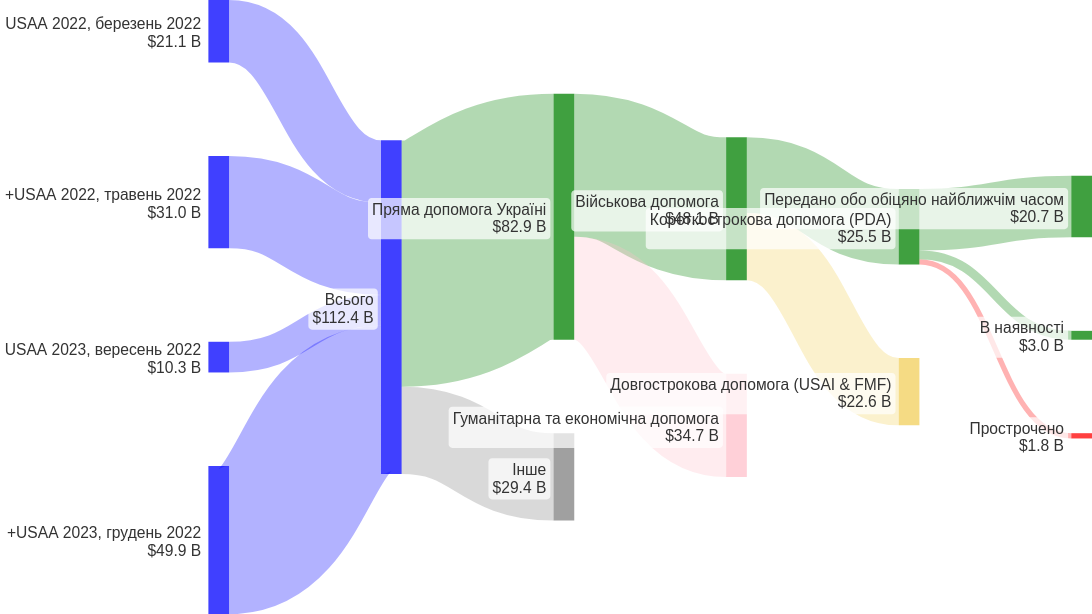

Source (Vega-Lite JSON):
### Vega specification from a JSON file in a GitHub repository (floating-point values rounded to 4 significant figures)
{"$schema": "https://vega.github.io/schema/vega/v5.json", "autosize": {"type": "fit", "contains": "padding"}, "signals": [{"name": "width", "init": "containerSize()[0]", "on": [{"events": "window:resize", "update": "containerSize()[0]"}]}, {"name": "height", "init": "containerSize()[0]/16*9", "on": [{"events": "window:resize", "update": "containerSize()[0]/16*9"}]}, {"name": "fontSize", "init": "containerSize()[0]/70", "on": [{"events": "window:resize", "update": "containerSize()[0]/70"}]}, {"name": "standardGap", "value": 14, "description": "Gap as a percentage of full domain"}, {"name": "base", "value": "center", "description": "How to stack(center or zero)"}], "data": [{"name": "entries", "format": {"type": "csv", "parse": {"category": "string", "stack": "number", "sort": "number", "labels": "string"}, "delimiter": ","}, "values": "category,stack,sort,labels\r\n\"USAA 2022, березень 2022\",1,1,left\r\n\"+USAA 2022, травень 2022\",1,2,left\r\n\"USAA 2023, вересень 2022\",1,3,left\r\n\"+USAA 2023, грудень 2022\",1,4,left\r\nВсього,2,1,left\r\nПряма допомога Україні,3,1,left\r\nІнше,3,2,left\r\nВійськова допомога,4,1,left\r\nГуманітарна та економічна допомога,4,2,left\r\nКороткострокова допомога (PDA),5,1,left\r\nДовгострокова допомога (USAI & FMF),5,2,left\r\nПередано обо обіцяно найближчім часом,6,1,left\r\nВ наявності,6,2,left\r\nПрострочено,6,3,left"}, {"name": "connections", "format": {"type": "csv", "parse": {"source": "string", "destination": "string", "value": "number"}, "delimiter": ","}, "values": "source,value,destination\r\n\"USAA 2022, березень 2022\",21.0783,Всього\r\n\"USAA 2023, вересень 2022\",10.337,Всього\r\n\"+USAA 2022, травень 2022\",31.048,Всього\r\n\"+USAA 2023, грудень 2022\",49.9343,Всього\r\nВсього,82.87,Пряма допомога Україні\r\nВсього,29.4013,Інше\r\nПряма допомога Україні,48.15,Військова допомога\r\nПряма допомога Україні,34.72,Гуманітарна та економічна допомога\r\nВійськова допомога,25.5,Короткострокова допомога (PDA)\r\nВійськова допомога,22.65,Довгострокова допомога (USAI & FMF)\r\nКороткострокова допомога (PDA),20.735,Передано обо обіцяно найближчім часом\r\nКороткострокова допомога (PDA),1.775,Прострочено\r\nКороткострокова допомога (PDA),2.99,В наявності"}, {"name": "preStacks", "source": "connections", "transform": [{"type": "formula", "as": "end", "expr": "['source','destination']"}, {"type": "formula", "as": "name", "expr": "[datum.source,datum.destination]"}, {"type": "project", "fields": ["end", "name", "value"]}, {"type": "flatten", "fields": ["end", "name"]}, {"type": "aggregate", "fields": ["value"], "groupby": ["end", "name"], "ops": ["sum"], "as": ["value"]}, {"type": "aggregate", "fields": ["value"], "groupby": ["name"], "ops": ["max"], "as": ["value"]}]}, {"name": "stacks", "source": "preStacks", "transform": [{"type": "lookup", "from": "entries", "key": "category", "values": ["stack", "sort", "gap", "labels"], "fields": ["name"], "as": ["stack", "sort", "gap", "labels"]}, {"type": "formula", "as": "gap", "expr": "datum.gap?datum.gap:0"}]}, {"name": "maxValue", "source": ["stacks"], "transform": [{"type": "aggregate", "fields": ["value"], "groupby": ["stack"], "ops": ["sum"], "as": ["value"]}, {"type": "aggregate", "fields": ["value"], "ops": ["max"], "as": ["value"]}]}, {"name": "plottedStacks", "source": ["stacks"], "transform": [{"type": "formula", "as": "spacer", "expr": "(data('maxValue')[0].value/(100 * .5))*(standardGap+datum.gap)"}, {"type": "formula", "as": "type", "expr": "['data','spacer']"}, {"type": "formula", "as": "spacedValue", "expr": "[datum.value,datum.spacer]"}, {"type": "flatten", "fields": ["type", "spacedValue"]}, {"type": "stack", "groupby": ["stack"], "sort": {"field": "sort", "order": "descending"}, "field": "spacedValue", "offset": {"signal": "base"}}, {"type": "formula", "expr": "((datum.value)/2)+datum.y0", "as": "yc"}]}, {"name": "finalTable", "source": ["plottedStacks"], "transform": [{"type": "filter", "expr": "datum.type == 'data'"}]}, {"name": "linkTable", "source": ["connections"], "transform": [{"type": "lookup", "from": "finalTable", "key": "name", "values": ["y0", "y1", "stack", "sort"], "fields": ["source"], "as": ["sourceStacky0", "sourceStacky1", "sourceStack", "sourceSort"]}, {"type": "lookup", "from": "finalTable", "key": "name", "values": ["y0", "y1", "stack", "sort"], "fields": ["destination"], "as": ["destinationStacky0", "destinationStacky1", "destinationStack", "destinationSort"]}, {"type": "stack", "groupby": ["source"], "sort": {"field": "destinationSort", "order": "descending"}, "field": "value", "offset": "zero", "as": ["syi0", "syi1"]}, {"type": "formula", "expr": "datum.syi0+datum.sourceStacky0", "as": "sy0"}, {"type": "formula", "expr": "datum.sy0+datum.value", "as": "sy1"}, {"type": "stack", "groupby": ["destination"], "sort": {"field": "sourceSort", "order": "descending"}, "field": "value", "offset": "zero", "as": ["dyi0", "dyi1"]}, {"type": "formula", "expr": "datum.dyi0+datum.destinationStacky0", "as": "dy0"}, {"type": "formula", "expr": "(datum.dy0+datum.value)", "as": "dy1"}, {"type": "formula", "expr": "((datum.value)/2)+datum.sy0", "as": "syc"}, {"type": "formula", "expr": "((datum.value)/2)+datum.dy0", "as": "dyc"}, {"type": "formula", "expr": "range('y')[0]-scale('y', datum.value)", "as": "sample"}, {"type": "linkpath", "orient": "horizontal", "shape": "diagonal", "sourceY": {"expr": "scale('y', datum.syc)"}, "sourceX": {"expr": "scale('x', toNumber(datum.sourceStack)) + bandwidth('x')"}, "targetY": {"expr": "scale('y', datum.dyc)"}, "targetX": {"expr": "scale('x', datum.destinationStack)"}}, {"type": "formula", "expr": "(range('y')[0]-scale('y', datum.value))", "as": "strokeWidth"}]}], "scales": [{"name": "x", "type": "band", "range": "width", "domain": {"data": "finalTable", "field": "stack"}, "paddingInner": 0.88}, {"name": "y", "type": "linear", "range": "height", "domain": {"data": "finalTable", "field": "y1"}, "reverse": false}, {"name": "color", "type": "ordinal", "range": ["blue", "blue", "blue", "blue", "blue", "green", "grey", "green", "pink", "green", "#f2cf5b", "green", "red", "green"], "domain": ["USAA 2022, березень 2022", "+USAA 2022, травень 2022", "USAA 2023, вересень 2022", "+USAA 2023, грудень 2022", "Всього", "Пряма допомога Україні", "Інше", "Військова допомога", "Гуманітарна та економічна допомога", "Короткострокова допомога (PDA)", "Довгострокова допомога (USAI & FMF)", "Передано обо обіцяно найближчім часом", "Прострочено", "В наявності"]}], "marks": [{"type": "rect", "from": {"data": "finalTable"}, "encode": {"update": {"x": {"scale": "x", "field": "stack"}, "width": {"scale": "x", "band": 1}, "y": {"scale": "y", "field": "y0"}, "y2": {"scale": "y", "field": "y1"}, "fill": {"scale": "color", "field": "name"}, "fillOpacity": {"value": 0.75}, "strokeWidth": {"value": 0}, "stroke": {"scale": "color", "field": "name"}}, "hover": {"tooltip": {"signal": "{'Name':datum.name, 'Value':format(datum.value, '$') + ' B'}"}, "fillOpacity": {"value": 1}}}}, {"type": "path", "name": "links", "from": {"data": "linkTable"}, "clip": true, "encode": {"update": {"strokeWidth": {"field": "strokeWidth"}, "path": {"field": "path"}, "strokeOpacity": {"signal": "0.3"}, "stroke": {"field": "destination", "scale": "color"}}, "hover": {"strokeOpacity": {"value": 1}, "tooltip": {"signal": "{'Source':datum.source,'Destination':datum.destination, 'Value':format(datum.value, '$') + ' B'}"}}}}, {"type": "group", "name": "labelText", "zindex": 1, "from": {"facet": {"data": "finalTable", "name": "labelFacet", "groupby": ["name", "stack", "yc", "value", "labels"]}}, "clip": false, "encode": {"update": {"strokeWidth": {"value": 1}, "stroke": {"value": "red"}, "x": {"signal": "datum.labels=='left'?scale('x', datum.stack)-8 : scale('x', datum.stack) + (bandwidth('x')) +8"}, "yc": {"scale": "y", "signal": "datum.yc"}, "width": {"signal": "0"}, "height": {"signal": "0"}, "fillOpacity": {"signal": "0.1"}}}, "marks": [{"type": "text", "name": "heading", "from": {"data": "labelFacet"}, "encode": {"update": {"x": {"value": 0}, "y": {"value": -2}, "text": {"field": "name"}, "align": {"signal": "datum.labels=='left'?'right':'left'"}, "fontWeight": {"value": "normal"}}}}, {"type": "text", "name": "amount", "from": {"data": "labelFacet"}, "encode": {"update": {"x": {"value": 0}, "y": {"signal": "fontSize"}, "text": {"signal": " format(datum.value, '$.1f') + ' B'"}, "align": {"signal": "datum.labels=='left'?'right':'left'"}}}}]}, {"type": "rect", "from": {"data": "labelText"}, "encode": {"update": {"x": {"field": "bounds.x1", "offset": -4}, "x2": {"field": "bounds.x2", "offset": 4}, "y": {"field": "bounds.y1", "offset": -4}, "y2": {"field": "bounds.y2", "offset": 4}, "fill": {"value": "white"}, "opacity": {"value": 0.7}, "cornerRadius": {"value": 4}}}}], "config": {"view": {"stroke": "transparent"}, "text": {"fontSize": {"signal": "fontSize"}, "fill": "#333333"}}}
